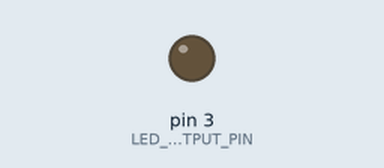
Bench run of a sketch on a simulated Arduino Uno, built with avr-gcc and run on an emulated ATmega328P. On the bench: output pins drawn as LEDs (lit = HIGH).

Above: at 0.05 s.
Timing chart, 0 to 5.9 s (numbered marks = the images above):
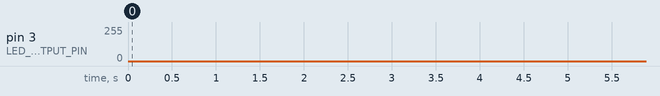

Measured:
- by itself, pin 3 (LED_OUTPUT_PIN): 0/255 → 193/255 at 40.0 s

The sketch:

LED_fade.ino
```cpp
const int LED_OUTPUT_PIN = 3;
const int MAX_ANALOG_OUT = 255;
const int DELAY_MS = 5;

int _currentBrightness = 0;
int _fadeAmount = 1;
unsigned long previousMillis;

void setup() {
  // put your setup code here, to run once:
  pinMode(LED_OUTPUT_PIN, OUTPUT);
}

void loop() {

  unsigned long currentMillis = millis();

  if (currentMillis - previousMillis >= DELAY_MS) {
    previousMillis = currentMillis;
    analogWrite(LED_OUTPUT_PIN, _currentBrightness);
    _currentBrightness += _fadeAmount;

    if (_currentBrightness >= MAX_ANALOG_OUT || _currentBrightness <= 0) {
      _fadeAmount = - _fadeAmount;
    }

  }

}
```
